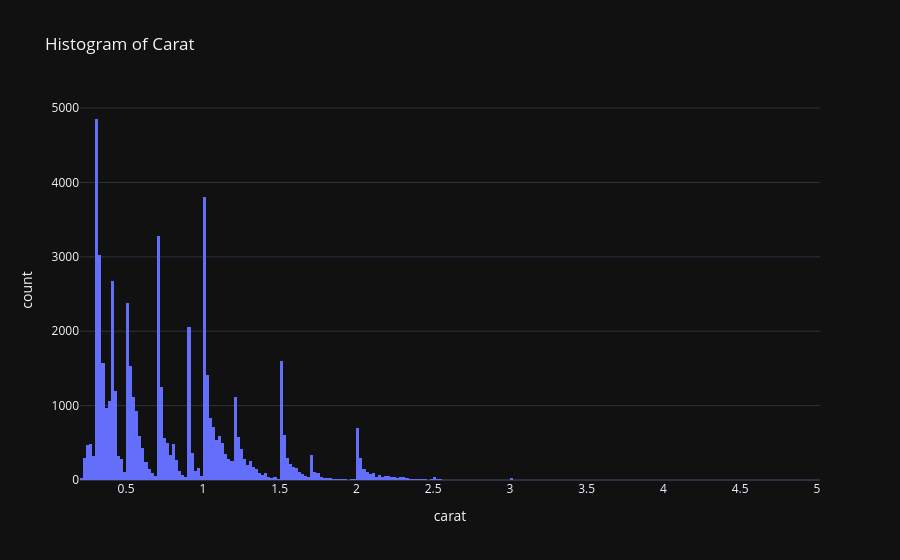

Write notebook code for a chart like this one.
### Markdown cell above
<center> <h1> **Repeat the visualizations but with plotly**

<table>
<tr>
    <td><img src="./images/pandas.png" alt="Pandas Logo" width="400"/></td>
    <td><img src="./images/Plotly-logo.png" alt="plotly Logo" width="400"/></td>
</tr>
</table>

### Code cell
import plotly.express as px
import numpy as np

# 1. Histogram of carat
if 'diamonds_df' in locals():
    fig = px.histogram(diamonds_df, x="carat", title="Histogram of Carat")
    fig.show()

### Figure 1 — Plotly figure (JSON) as saved in the notebook; plotly's stock layout.template omitted (floating-point values rounded to 4 significant figures; data arrays with more than 128 entries replaced by an {"elided": "..."} marker saying what was removed)
{"data": [{"bingroup": "x", "hovertemplate": "carat=%{x}<br>count=%{y}<extra></extra>", "legendgroup": "", "marker": {"color": "#636efa", "pattern": {"shape": ""}}, "name": "", "orientation": "v", "showlegend": false, "x": {"elided": "53940 float values"}, "xaxis": "x", "yaxis": "y", "type": "histogram"}], "layout": {"xaxis": {"anchor": "y", "domain": [0.0, 1.0], "title": {"text": "carat"}}, "yaxis": {"anchor": "x", "domain": [0.0, 1.0], "title": {"text": "count"}}, "legend": {"tracegroupgap": 0}, "title": {"text": "Histogram of Carat"}, "barmode": "relative"}}
